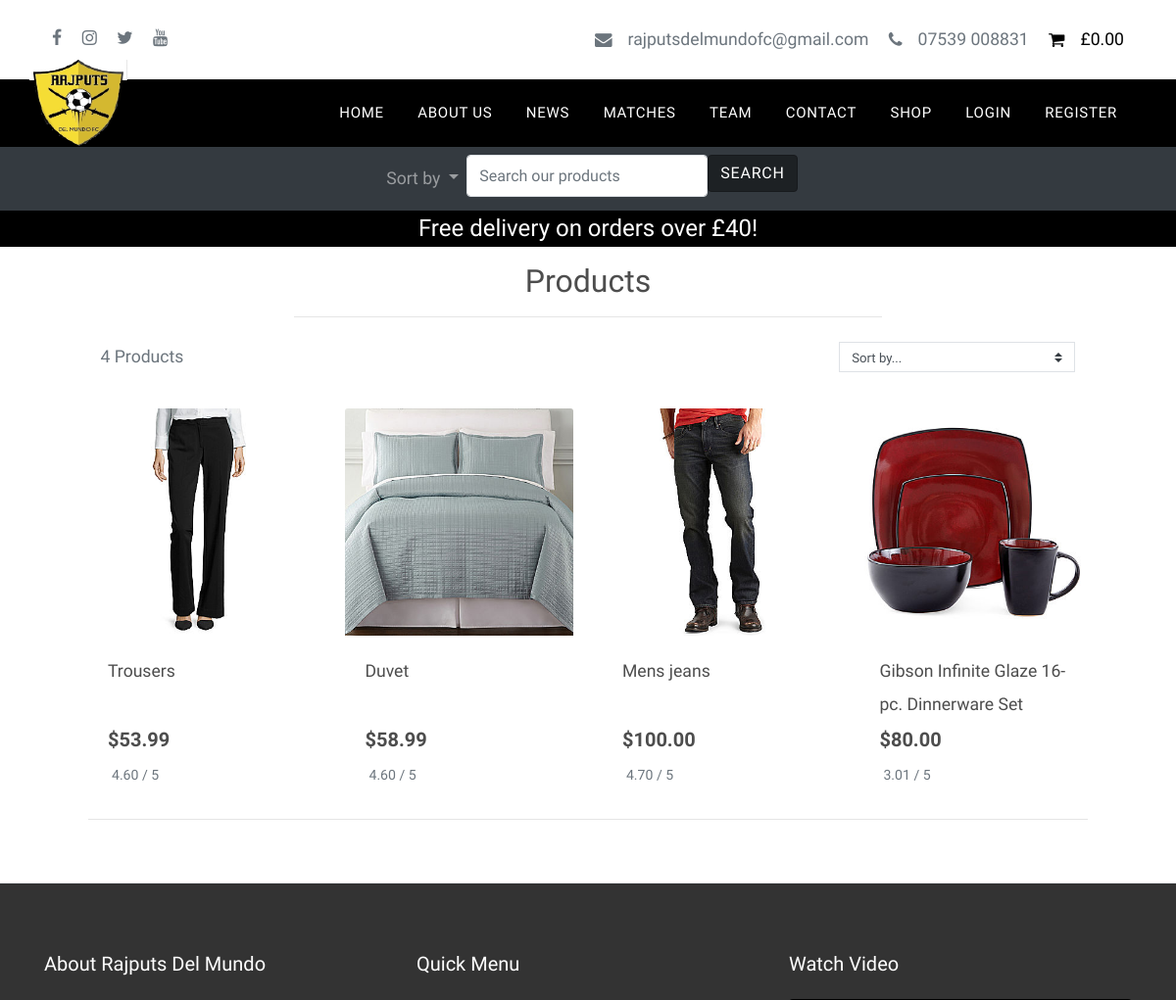
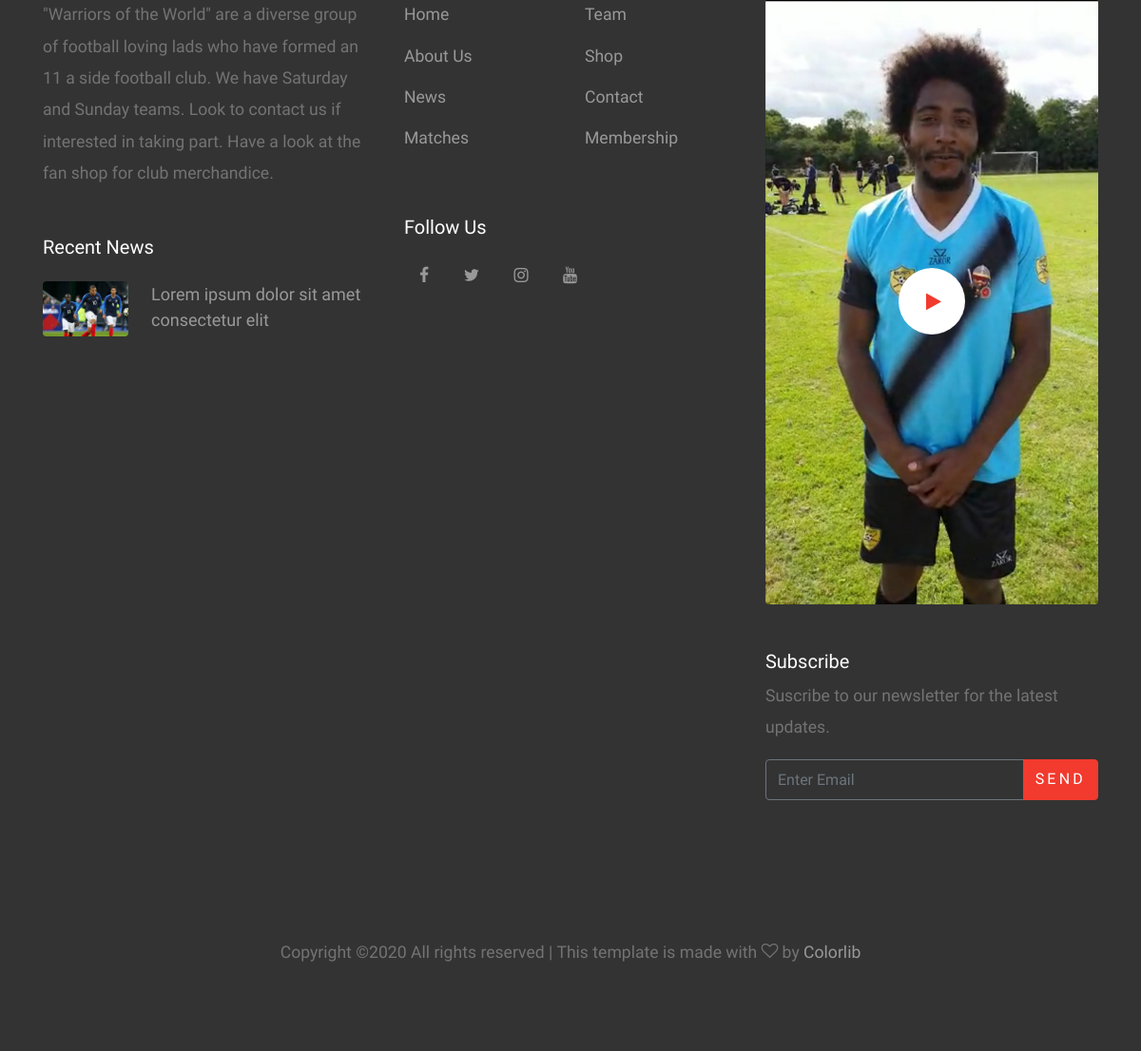
Screenshot of /products/ with the database file from the repository (2 pictures, top to bottom).
### products/models.py (models this page shows, shortened)
class Product(models.Model):
    category = models.ForeignKey('Category', null=True, blank=True, on_delete=models.SET_NULL)
    sku = models.CharField(max_length=254, null=True, blank=True)
    name = models.CharField(max_length=254)
    description = models.TextField()
    has_sizes = models.BooleanField(default=False, null=True, blank=True)
    price = models.DecimalField(max_digits=6, decimal_places=2)
    rating = models.DecimalField(max_digits=6, decimal_places=2, null=True, blank=True)
    image_url = models.URLField(max_length=1024, null=True, blank=True)
    image = models.ImageField(null=True, blank=True)

### products/views.py (the view, shortened to what this page needs)
# urls.py: path('', views.all_products, name='products'),
def all_products(request):
    products = Product.objects.all()
    query = None
    sort = None
    direction = None
    current_sorting = f'{sort}_{direction}'
    context = {
        'products': products,
        'search_term': query,
        'current_sorting': current_sorting,
    }
    return render(request, 'products/products.html', context)

### bag/contexts.py (called while the page is built, shortened)
def bag_contents(request):
    bag_items = []
    total = 0
    product_count = 0
    bag = request.session.get('bag', {})
    if total < settings.FREE_DELIVERY_THRESHOLD:
        delivery = total * Decimal(settings.STANDARD_DELIVERY_PERCENTAGE / 100)
        free_delivery_delta = settings.FREE_DELIVERY_THRESHOLD - total
    else:
        delivery = 0
        free_delivery_delta = 0
    grand_total = delivery + total
    context = {
        'bag_items': bag_items,
        'total': total,
        'product_count': product_count,
        'delivery': delivery,
        'free_delivery_delta': free_delivery_delta,
        'free_delivery_threshold': settings.FREE_DELIVERY_THRESHOLD,
        'grand_total': grand_total,
    }
    return context

### products/templates/products/products.html (shortened to what this page needs)
{% extends "base.html" %}
{% load static %}
{% block content%}
<nav class="navbar navbar-expand navbar-dark bg-dark sticky-top">
    <div class="navbar-collapse collapse w-100 order-1 order-md-0 dual-collapse2">
        <ul class="navbar-nav mx-auto">
        <li class="nav-item dropdown">
        <a class="nav-link dropdown-toggle" href="#" id="navbarDropdown" role="button" data-toggle="dropdown" aria-haspopup="true" aria-expanded="false">
          Sort by
        </a>
      </li>
            <li class="nav-item">
                <form class="navbar-form" method="GET" action="{% url 'products' %}">
    <input class="form-control nav-item border border-black rounded-pill" type="text" name="q" placeholder="Search our products">
    </li>
    <li class="nav-item">
    <button class="btn btn-dark active rounded-pill nav-item my-2 my-sm-0" type="submit">Search</button>
            </li>
            </ul>
    </div>
</nav>
<div id="delivery-banner" class="row text-center">
            <div class="col bg-black text-white">
                <h4 class="logo-font my-1">Free delivery on orders over £{{ free_delivery_threshold }}!</h4>
            </div>
        </div>
    <div class="site-fluid">
        <div class="row">
            <div class="col text-center mt-3">
                <h2 class="logo-font">Products</h2>
                <hr class="w-50 mb-1">
            </div>
        </div>
                <div class="row">
            <div class="product-container col-10 offset-1">
                <div class="row mt-1 mb-2">
                    <div class="col-12 col-md-6 my-auto order-md-last d-flex justify-content-center justify-content-md-end">
                        <div class="sort-select-wrapper w-50">
                            <select id="product-sorter" class="custom-select custom-select-sm rounded-0 border border-{% if current_sorting != 'None_None' %}info{% else %}black{% endif %}">
                                <option value="reset" {% if current_sorting == 'None_None' %}selected{% endif %}>Sort by...</option>
                            </select>
                        </div>
                    </div>
                    <div class="col-12 col-md-6 order-md-first">
                        <p class="text-muted mt-3 text-center text-md-left">
                            {{ products|length }} Products{% if search_term %} found for <strong>"{{ search_term }}"</strong>{% endif %}
                        </p>
                    </div>
                </div>
            </div>
        <div class="row">
            <div class="product-container col-10 offset-1">
                <div class="row">
                    {% for product in products %}
                        <div class="col-sm-6 col-md-6 col-lg-4 col-xl-3">
                            <div class="card h-100 border-0">
                                {% if product.image %}
                                <a href="{% url 'product_detail' product.id %}">
                                    <img class="card-img-top img-fluid" src="{{ product.image.url }}" alt="{{ product.name }}">
                                </a>
                                {% else %}
                                <a href="{% url 'product_detail' product.id %}">
                                    <img class="card-img-top img-fluid" src="{{ MEDIA_URL }}noimage.png" alt="{{ product.name }}">
                                </a>
                                {% endif %}
                                <div class="card-body pb-0">
                                    <p class="mb-0">{{ product.name }}</p>
                                </div>
                                <div class="card-footer bg-white pt-0 border-0 text-left">
                                    <div class="row">
                                        <div class="col">
                                            <p class="lead mb-0 text-left font-weight-bold">${{ product.price }}</p>
                                            {% if product.rating %}
                                                <small class="text-muted">{{ product.rating }} / 5</small>
                                            {% else %}
                                                <small class="text-muted">No Rating</small>
                                            {% endif %}
                                        </div>
                                    </div>
                                </div>
                            </div>
                        </div>
                        {% if forloop.counter|divisibleby:4 %}
                            <div class="col-12 d-none d-xl-block mb-5">
                                <hr>
                            </div>
                        {% endif %}
                    {% endfor %}
                </div>
            </div>
        </div>
    </div>
{% endblock %}

### static/css/style.css (style rules this page uses)
body { line-height: 1.9; color: #4d4d4d; font-weight: 300; font-size: 1.1rem; }
a { -webkit-transition: .3s all ease; -o-transition: .3s all ease; transition: .3s all ease; }
.bg-black { background: #000 !important; }
.btn { text-transform: uppercase; position: relative; -webkit-transition: 0.2s all ease-in-out !important; -o-transition: 0.2s all ease-in-out !important; transition: 0.2s all ease-in-out !important; top: 0; letter-spacing: .05em; }
.bg-black { background: #000; }
.form-control { height: 43px; }

### rows the page displays
Product: image (picture), name "Trousers", price "53.99", rating "4.60"
Product: image (picture), name "Duvet", price "58.99", rating "4.60"
Product: image (picture), name "Mens jeans", price "100.00", rating "4.70"
Product: image (picture), name "Gibson Infinite Glaze 16-pc. Dinnerware Set", price "80.00", rating "3.01"

### other values shown
{{ free_delivery_threshold }} "40"
{{ products|length }} "4"
